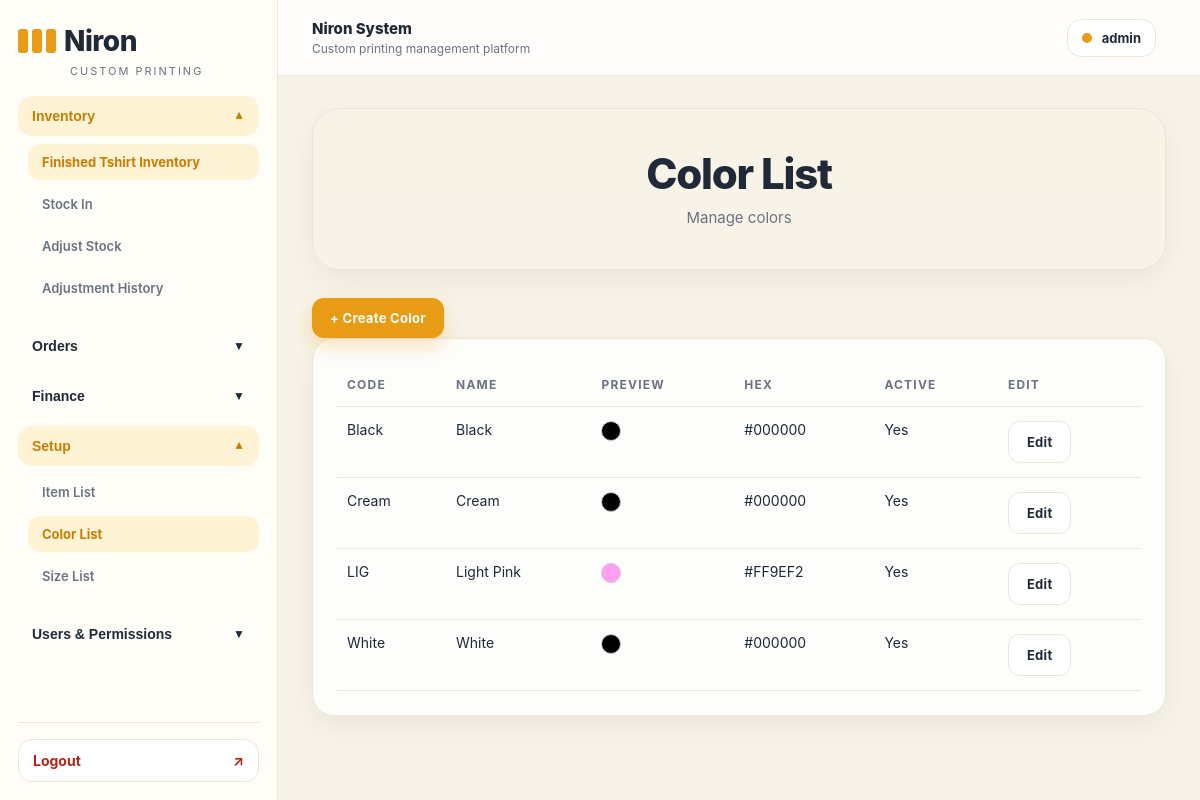
/inventory/colors/ (signed in), run on the app's committed database.
### inventory/models.py (models this page shows, shortened)
class Color(models.Model):
    code = models.CharField(max_length=20, unique=True)
    name = models.CharField(max_length=50)
    hex_code = models.CharField(max_length=7, default="#000000")
    is_active = models.BooleanField(default=True)
    class Meta:
        ordering = ["name"]

### inventory/views.py (the view)
# urls.py: path("colors/", color_list, name="color_list"),
@login_required
@permission_required("inventory.view_color", raise_exception=True)
def color_list(request):
    colors = Color.objects.all().order_by("name")
    return render(request, "inventory/color_list.html", {"colors": colors})

### templates/inventory/color_list.html
{% extends "base.html" %}
{% block page_title %}Color List{% endblock %}
{% block page_subtitle %}Manage colors{% endblock %}
{% block content %}
<div class="top-actions">
  <a href="{% url 'color_create' %}" class="btn-primary">+ Create Color</a>
</div>
<div class="table-card">
  <table class="app-table">
    <thead>
      <tr>
        <th>Code</th>
        <th>Name</th>
        <th>Preview</th>
        <th>Hex</th>
        <th>Active</th>
        <th>Edit</th>
      </tr>
    </thead>
    <tbody>
      {% for color in colors %}
        <tr>
          <td>{{ color.code }}</td>
          <td>{{ color.name }}</td>
          <td>
            <span style="display:inline-block;width:20px;height:20px;border-radius:999px;background:{{ color.hex_code }};border:1px solid #ccc;"></span>
          </td>
          <td>{{ color.hex_code }}</td>
          <td>{% if color.is_active %}Yes{% else %}No{% endif %}</td>
          <td>
            <a href="{% url 'color_edit' color.id %}" class="btn-light">Edit</a>
          </td>
        </tr>
      {% empty %}
        <tr>
          <td colspan="6">No colors found.</td>
        </tr>
      {% endfor %}
    </tbody>
  </table>
</div>
{% endblock %}

### templates/base.html (shortened to what this page needs)
<!DOCTYPE html>
<html lang="en">
<head>
</head>
<body>
    <div class="layout">
        <aside class="sidebar">
            <div class="logo-wrap">
                <a href="/" class="logo">Niron</a>
                <div class="logo-sub">Custom Printing</div>
            </div>
            <div class="sidebar-scroll">
                {% if perms.inventory.view_inventorybatch %}
                <div class="nav-group">
                    <button class="nav-toggle" type="button" data-target="menu-inventory">
                        <span>Inventory</span>
                        <span class="nav-arrow">▼</span>
                    </button>
                    <div class="nav-submenu" id="menu-inventory">
                        <a class="nav-link" href="/inventory/">Finished Tshirt Inventory</a>
                        {% if perms.inventory.add_inventorybatch %}
                        <a class="nav-link" href="/inventory/batches/new/">Stock In</a>
                        {% endif %}
                        {% if perms.inventory.add_inventoryadjustment %}
                        <a class="nav-link" href="/inventory/adjust-stock/">Adjust Stock</a>
                        {% endif %}
                        {% if perms.inventory.view_inventoryadjustment %}
                        <a class="nav-link" href="/inventory/adjustments/">Adjustment History</a>
                        {% endif %}
                    </div>
                </div>
                {% endif %}
                {% if perms.orders.view_order or perms.orders.add_order %}
                <div class="nav-group">
                    <button class="nav-toggle" type="button" data-target="menu-orders">
                        <span>Orders</span>
                        <span class="nav-arrow">▼</span>
                    </button>
                </div>
                {% endif %}
                {% if perms.finance.view_expense or perms.finance.add_expense %}
<div class="nav-group">
    <button class="nav-toggle" type="button" data-target="menu-finance">
        <span>Finance</span>
        <span class="nav-arrow">▼</span>
    </button>
</div>
{% endif %}
                {% if perms.inventory.view_inventoryitem or perms.inventory.view_color or perms.inventory.view_size %}
                <div class="nav-group">
                    <button class="nav-toggle" type="button" data-target="menu-setup">
                        <span>Setup</span>
                        <span class="nav-arrow">▼</span>
                    </button>
                    <div class="nav-submenu" id="menu-setup">
                        {% if perms.inventory.view_inventoryitem %}
                        <a class="nav-link" href="/inventory/items/">Item List</a>
                        {% endif %}
                        {% if perms.inventory.view_color %}
                        <a class="nav-link" href="/inventory/colors/">Color List</a>
                        {% endif %}
                        {% if perms.inventory.view_size %}
                        <a class="nav-link" href="/inventory/sizes/">Size List</a>
                        {% endif %}
                    </div>
                </div>
                {% endif %}
                {% if perms.auth.view_user or perms.auth.add_user or perms.auth.view_group or perms.auth.view_permission %}
                <div class="nav-group">
                    <button class="nav-toggle" type="button" data-target="menu-users">
                        <span>Users & Permissions</span>
                        <span class="nav-arrow">▼</span>
                    </button>
                </div>
                {% endif %}
            </div>
            {% if user.is_authenticated %}
            <div class="sidebar-footer">
                <a class="logout-link" href="/logout/">
                    <span>Logout</span>
                    <span>↗</span>
                </a>
            </div>
            {% endif %}
        </aside>
        <div class="main">
            <div class="topbar">
                <div class="topbar-left">
                    <div>
                        <div class="topbar-title">{% block topbar_title %}Niron System{% endblock %}</div>
                        <div class="topbar-subtitle">{% block topbar_subtitle %}Custom printing management platform{% endblock %}</div>
                    </div>
                </div>
                <div class="topbar-right">
                    {% if user.is_authenticated %}
                    <div class="user-chip">
                        <span class="user-dot"></span>
                        <span>{{ user.get_full_name|default:user.username }}</span>
                    </div>
                    {% endif %}
                </div>
            </div>
            <div class="content-wrap">
                <div class="hero">
                    <h1 class="hero-title">{% block page_title %}Niron System{% endblock %}</h1>
                    <div class="hero-subtitle">{% block page_subtitle %}Clean custom printing management{% endblock %}</div>
                </div>
                {% block content %}{% endblock %}
            </div>
        </div>
    </div>
</body>
</html>

### data on the page
Color: code "Black", name "Black", hex_code "#000000", is_active "Yes"
Color: code "Cream", name "Cream", hex_code "#000000", is_active "Yes"
Color: code "LIG", name "Light Pink", hex_code "#FF9EF2", is_active "Yes"
Color: code "White", name "White", hex_code "#000000", is_active "Yes"

### other printed values
{{ user.get_full_name|default:user.username }} "admin"
